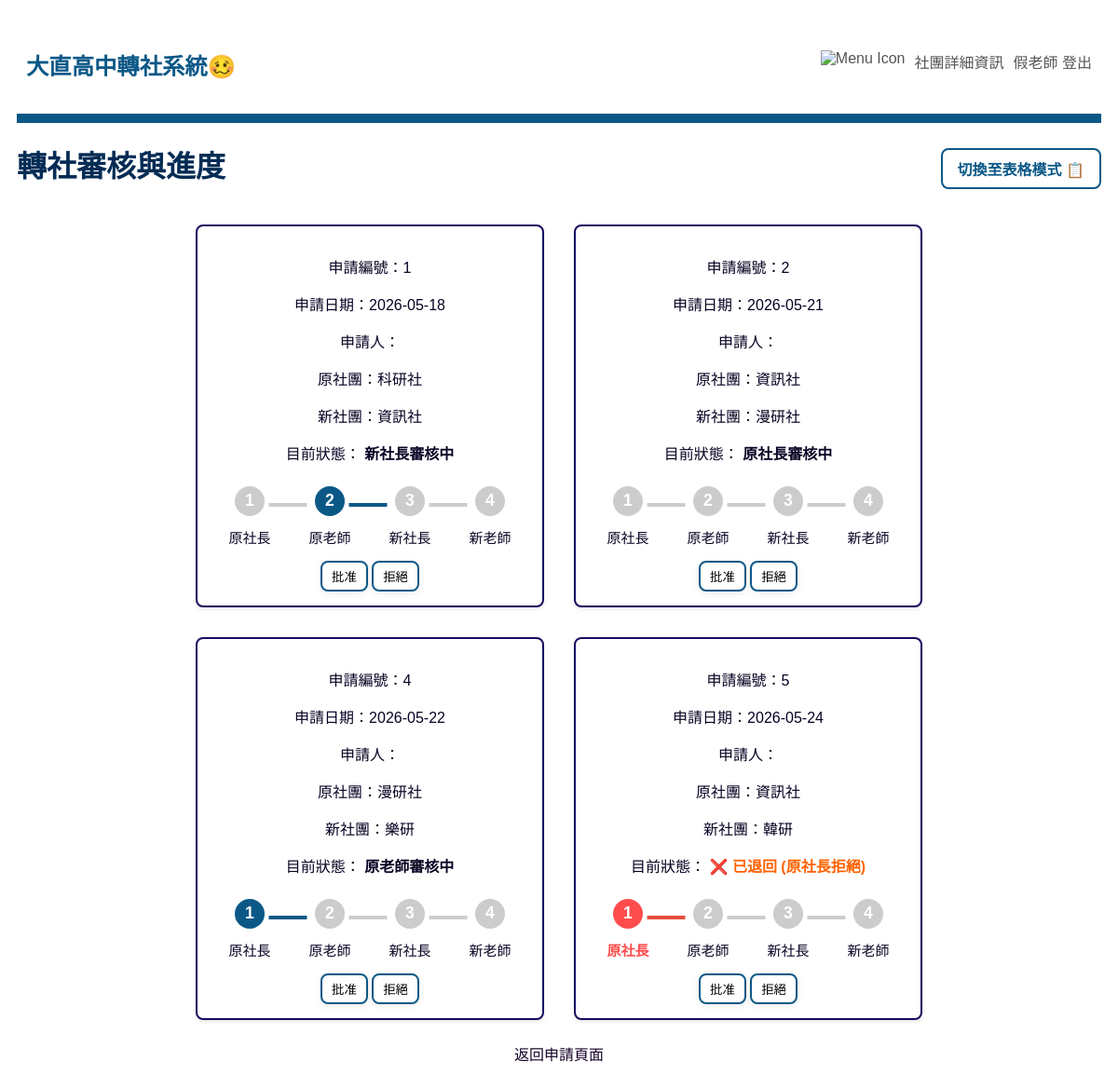
The app's page /transfer/progress/ (signed in) with its own data.
### transfer/models.py (models this page shows, shortened)
class TransferRequest(models.Model):
    STATUS_CHOICES = [
        (0, '原社長審核中'),
        (1, '原老師審核中'),
        (2, '新社長審核中'),
        (3, '新老師審核中'),
        (4, '完成'),
        (5, '已退回 (原社長拒絕)'),
        (6, '已退回 (原老師拒絕)'),
        (7, '已退回 (新社長拒絕)'),
        (8, '已退回 (新老師拒絕)'),
    ]
    student = models.ForeignKey(User, on_delete=models.CASCADE, related_name='transfer_requests', verbose_name="申請人")
    old_club = models.ForeignKey(Club, on_delete=models.CASCADE, related_name='outgoing_requests', verbose_name="原社團")
    new_club = models.ForeignKey(Club, on_delete=models.CASCADE, related_name='incoming_requests', verbose_name="新社團")
    status = models.IntegerField(choices=STATUS_CHOICES, default=0, verbose_name="進度狀態")
    created_at = models.DateTimeField(auto_now_add=True, verbose_name="申請時間")

class Club(models.Model):
    name = models.CharField(max_length=100, unique=True, verbose_name="社團名稱")
    max_participants = models.IntegerField(verbose_name="人數上限")
    founder = models.ForeignKey(User, on_delete=models.SET_NULL, null = True,related_name='founded_clubs', verbose_name="社長")
    teacher = models.ForeignKey(User, on_delete=models.SET_NULL, null = True, related_name='taught_clubs', verbose_name="指導老師")
    description = models.TextField(max_length=200, unique=True, verbose_name="社團介紹", blank=True, null=True)

### transfer/views.py (the view)
# urls.py: path('progress/', views.progress, name='progress'),
@login_required
def progress(request):
    user = request.user
    if user.is_staff or user.is_superuser:#判斷如果是「學務處 / 最高管理員」，可以直接看到所有的申請單
        requests = TransferRequest.objects.all()
    else:   #如果是一般登入者（可能是學生、社長、或老師）
        requests = TransferRequest.objects.filter(
            Q(student=user) |                  # 條件A: 申請人
            Q(old_club__founder=user) |        # 條件B: 「原社團」的社長
            Q(new_club__founder=user) |        # 條件C: 「新社團」的社長
            Q(old_club__teacher=user) |        # 條件D: 「原社團」的指導老師
            Q(new_club__teacher=user)          # 條件E: 「新社團」的指導老師
        ).distinct()  # distinct() 用來避免重複抓取同一筆資料
    return render(request, 'transfer/progress.html', {'requests': requests})

### transfer/templates/transfer/progress.html (shortened to what this page needs)
{% extends "base.html" %}
{% block main %}
    <div class="page-header">
        <h1>轉社審核與進度</h1>
        <label for="view-toggle" class="toggle-btn">
            <span class="text-card">切換至表格模式 📋</span>
        </label>
    </div>
    <div class="content-wrapper">
        {% if requests %}
            <div class="view-card progress-list">
                {% for req in requests %}
                    <section class="apply-card">
                        <p>申請編號：{{ req.id }}</p>
                        <p>申請日期：{{ req.created_at|date:"Y-m-d" }}</p>
                        <p>申請人：{{ req.user }}</p>
                        <p>原社團：{{ req.old_club.name }}</p>
                        <p>新社團：{{ req.new_club.name }}</p>
                        <p>目前狀態：
                            {% if req.status >= 5 %}
                                <strong class="status-rejected">❌ {{ req.get_status_display }}</strong>
                            {% elif req.status == 4 %}
                                <strong class="status-approved">✅ {{ req.get_status_display }}</strong>
                            {% else %}
                                <strong> {{ req.get_status_display }}</strong>
                            {% endif %}
                        </p>
                        <div class="stepper">
                           <div class="step {% if req.status == 1 %}active{% elif req.status == 5 %}rejected{% endif %}">
                               <div class="circle">1</div>
                               <div class="label">原社長</div>
                           </div>
                           <div class="step {% if req.status == 2 %}active{% elif req.status == 6 %}rejected{% endif %}">
                               <div class="circle">2</div>
                               <div class="label">原老師</div>
                           </div>
                           <div class="step {% if req.status == 3 %}active{% elif req.status == 7 %}rejected{% endif %}">
                               <div class="circle">3</div>
                               <div class="label">新社長</div>
                           </div>
                           <div class="step {% if req.status == 4 %}active{% elif req.status == 8 %}rejected{% endif %}">
                               <div class="circle">4</div>
                               <div class="label">新老師</div>
                           </div>
                        </div>
                        <form method="post" class="card-action-form">
                            <button class="bot" type="submit" name="action" value="approve">批准</button>
                            <button class="bot" type="submit" name="action" value="reject">拒絕</button>
                        </form>
                    </section>
                {% endfor %}
            </div>
        {% else %}
            <p>目前沒有任何轉社申請。</p>
        {% endif %}
    </div>
    <p class="return-link"><a href="{% url 'apply_transfer' %}">返回申請頁面</a></p>
{% endblock %}

### transfer/templates/base.html (shortened to what this page needs)
{% load static %}
<!DOCTYPE html>
<html lang="zn-hant">
<head>
    <link rel="stylesheet" href="{% static 'style.css' %}">
</head>
<body>
    <nav class="toolbar">
        <div class="toolbar-logo" href="{% url 'index' %}">
            <h3><strong>大直高中轉社系統🥴</strong></h3>
        </div>
        <div class="toolbar-menu">
            <a class="toolbar-item" href="{% url 'index' %}"><img src="https://cdn-icons-png.flaticon.com/512/1946/1946488.png" alt="Menu Icon" style="width:24px; height:24px;"></a>
            <a class="toolbar-item" href="{% url 'club_detail' %}">社團詳細資訊</a>
            {% if not user.is_authenticated %}
                <a class="toolbar-item" href="{% url 'login' %}">登入</a>
            {% else %}
                <form class="toolbar-item" action="{% url 'logout' %}" method="post" style="display:inline;">
                    {{ user }}
                    <button type="submit" class="toolbar-item" style="background:none;border:none;padding:0;">登出</button>
                </form>
            {% endif %}
        </div>
    </nav>
    {% block main %}{% endblock %}
</body>
</html>

### static/style.css (style rules this page uses)
body { font-family: "Microsoft JhengHei", sans-serif; background-color: #ffffff; color: #070323; padding: 10px; text-align: center; }
h1 { color: #042c54; }
a { color: #160328; text-decoration: none; }
label { display: #042c54; margin-top: 10px; font-weight: bold; }
.toolbar { display: flex; justify-content: space-between; align-items: center; background-color: #ffffff; padding: 10px 10px; border-bottom: 10px solid #0b5887; }
.toolbar-logo { font-size: 1.3rem; font-weight: bold; color: #0b5887; }
.toolbar-menu { display: flex; gap: 10px; }
.toolbar-item { color: #555555; font-weight: 500; font-size: 1rem; padding-bottom: 5px; border-bottom: 3px solid transparent; transition: all 0.2s ease-in-out; }
.bot { background-color: #ffffff; border: 2px solid #0b5887; border-radius: 8px; padding: 5px 10px; box-shadow: 0 2px 8px rgba(0,0,0,0.08); transition: transform 0.15s; }
section.apply-card { background-color: #ffffff; border: 2px solid #150b60; border-radius: 8px; padding: 15px; width: 300px; box-shadow: 0 2px 4px rgba(0,0,0,0.1); }
.apply-card { background: #ffffff; border: 2px solid #150b60; border-radius: 8px; padding: 15px; width: 500px; box-shadow: 0 2px 4px rgba(0,0,0,0.1); align-items: left; }
.progress-list .apply-card { margin-bottom: 0; flex: 320px; max-width: 340px; min-width: 260px; }
.progress-list { display: flex; flex-wrap: wrap; gap: 32px; justify-content: center; margin-bottom: 24px; padding: 0 32px; background-color: #ffffff; }
.label { display: block; margin-top: 8px; font-size: 15px; }
.stepper { display: flex; justify-content: flex-start; align-items: center; gap: 4px; margin: 24px 0 12px 0; position: relative; }
.step { display: flex; flex-direction: column; align-items: center; position: relative; min-width: 32px; }
.step:not(:last-child)::after { content: ''; position: absolute; top: 50%; left: 50%; width: 40px; height: 4px; background: #ccc; z-index: 0; transform: translateY(-50%); }
.step.active:not(:last-child)::after { background: #0b5887; }
.circle { width: 48px; height: 32px; border-radius: 50%; background: #b88a8a; color: #ea5252; display: flex; align-items: center; justify-content: center; font-weight: bold; font-size: 1.1rem; z-index: 1; margin-bottom: 4px; transition: background 0.2s; }
.step.active .circle { background: #0b5887; }
.stepper { display: flex; justify-content: space-between; align-items: center; margin: 24px 0 12px 0; }
.step { display: flex; flex-direction: column; align-items: center; position: relative; flex: 2; }
.step:not(:last-child)::after { content: ''; position: absolute; top: 18px; left: 50%; width: 50%; height: 4px; background: #ccc; transform: translateX(50%); }
.circle { width: 32px; height: 32px; border-radius: 50%; background: #ccc; color: #fff; display: flex; align-items: center; justify-content: center; font-weight: bold; font-size: 1.1rem; z-index: 1; margin-bottom: 4px; transition: background 0.2s; }
.step.rejected .circle { background-color: #ff4d4d; color: white; border-color: #ff4d4d; }
.step.rejected .label { color: #ff4d4d; font-weight: bold; }
.step.rejected:not(:last-child)::after { background: #e74c3c; }
.page-header { display: flex; justify-content: space-between; align-items: center; margin-bottom: 20px; }
.status-rejected { color: rgb(255, 98, 0); }
.card-action-form { margin-top: 15px; text-align: center; }
.return-link { margin-top: 20px; }
.toggle-btn { padding: 8px 16px; cursor: pointer; border-radius: 8px; border: 2px solid #0b5887; background-color: #fff; color: #0b5887; font-weight: bold; transition: all 0.2s; }
.view-card { display: flex; }
.toggle-btn .text-card { display: inline; }

### records on screen
TransferRequest: id "1", created_at "2026-05-18", old_club.name "科研社", new_club.name "資訊社", status "新社長審核中"
TransferRequest: id "2", created_at "2026-05-21", old_club.name "資訊社", new_club.name "漫研社", status "原社長審核中"
TransferRequest: id "4", created_at "2026-05-22", old_club.name "漫研社", new_club.name "樂研", status "原老師審核中"
TransferRequest: id "5", created_at "2026-05-24", old_club.name "資訊社", new_club.name "韓研", status "已退回 (原社長拒絕)"

### other values on screen
{{ user }} "假老師"
